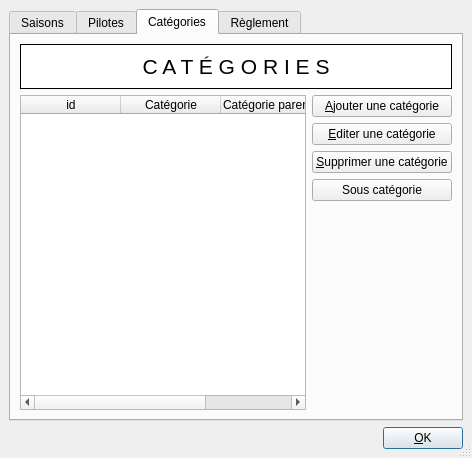
<ui version="4.0" >
 <class>Parametres</class>
 <widget class="QDialog" name="Parametres" >
  <property name="geometry" >
   <rect>
    <x>0</x>
    <y>0</y>
    <width>472</width>
    <height>458</height>
   </rect>
  </property>
  <property name="windowTitle" >
   <string>Paramètres de Amorce50</string>
  </property>
  <property name="sizeGripEnabled" >
   <bool>true</bool>
  </property>
  <layout class="QGridLayout" >
   <property name="margin" >
    <number>9</number>
   </property>
   <property name="spacing" >
    <number>6</number>
   </property>
   <item row="0" column="0" >
    <widget class="QTabWidget" name="ongletsParametres" >
     <property name="currentIndex" >
      <number>2</number>
     </property>
     <widget class="QWidget" name="SaisonsTab" >
      <attribute name="title" >
       <string>Saisons</string>
      </attribute>
      <layout class="QGridLayout" >
       <property name="margin" >
        <number>9</number>
       </property>
       <property name="spacing" >
        <number>6</number>
       </property>
       <item row="1" column="0" >
        <widget class="QTableWidget" name="seasonsList" >
         <property name="editTriggers" >
          <set>QAbstractItemView::NoEditTriggers</set>
         </property>
         <property name="selectionMode" >
          <enum>QAbstractItemView::SingleSelection</enum>
         </property>
         <property name="selectionBehavior" >
          <enum>QAbstractItemView::SelectRows</enum>
         </property>
         <column>
          <property name="text" >
           <string>id</string>
          </property>
         </column>
         <column>
          <property name="text" >
           <string>Saison</string>
          </property>
         </column>
        </widget>
       </item>
       <item row="1" column="1" >
        <layout class="QVBoxLayout" >
         <property name="margin" >
          <number>0</number>
         </property>
         <property name="spacing" >
          <number>6</number>
         </property>
         <item>
          <widget class="QPushButton" name="btnAddSeason" >
           <property name="text" >
            <string>&amp;Nouvelle saison</string>
           </property>
           <property name="shortcut" >
            <string>Alt+N</string>
           </property>
          </widget>
         </item>
         <item>
          <widget class="QPushButton" name="btnEditSeason" >
           <property name="text" >
            <string>&amp;Editer une saison</string>
           </property>
           <property name="shortcut" >
            <string>Alt+E</string>
           </property>
          </widget>
         </item>
         <item>
          <widget class="QPushButton" name="btnDeleteSeason" >
           <property name="text" >
            <string>&amp;Supprimer une saison</string>
           </property>
           <property name="shortcut" >
            <string>Alt+S</string>
           </property>
           <property name="checkable" >
            <bool>false</bool>
           </property>
           <property name="flat" >
            <bool>false</bool>
           </property>
          </widget>
         </item>
         <item>
          <spacer>
           <property name="orientation" >
            <enum>Qt::Vertical</enum>
           </property>
           <property name="sizeHint" >
            <size>
             <width>20</width>
             <height>40</height>
            </size>
           </property>
          </spacer>
         </item>
        </layout>
       </item>
       <item row="0" column="0" colspan="2" >
        <widget class="QFrame" name="frame_4" >
         <property name="palette" >
          <palette>
           <active>
            <colorrole role="Base" >
             <brush brushstyle="SolidPattern" >
              <color alpha="255" >
               <red>255</red>
               <green>255</green>
               <blue>255</blue>
              </color>
             </brush>
            </colorrole>
            <colorrole role="Window" >
             <brush brushstyle="SolidPattern" >
              <color alpha="255" >
               <red>255</red>
               <green>255</green>
               <blue>255</blue>
              </color>
             </brush>
            </colorrole>
           </active>
           <inactive>
            <colorrole role="Base" >
             <brush brushstyle="SolidPattern" >
              <color alpha="255" >
               <red>255</red>
               <green>255</green>
               <blue>255</blue>
              </color>
             </brush>
            </colorrole>
            <colorrole role="Window" >
             <brush brushstyle="SolidPattern" >
              <color alpha="255" >
               <red>255</red>
               <green>255</green>
               <blue>255</blue>
              </color>
             </brush>
            </colorrole>
           </inactive>
           <disabled>
            <colorrole role="Base" >
             <brush brushstyle="SolidPattern" >
              <color alpha="255" >
               <red>255</red>
               <green>255</green>
               <blue>255</blue>
              </color>
             </brush>
            </colorrole>
            <colorrole role="Window" >
             <brush brushstyle="SolidPattern" >
              <color alpha="255" >
               <red>255</red>
               <green>255</green>
               <blue>255</blue>
              </color>
             </brush>
            </colorrole>
           </disabled>
          </palette>
         </property>
         <property name="autoFillBackground" >
          <bool>true</bool>
         </property>
         <property name="frameShape" >
          <enum>QFrame::Box</enum>
         </property>
         <property name="frameShadow" >
          <enum>QFrame::Plain</enum>
         </property>
         <layout class="QGridLayout" >
          <property name="margin" >
           <number>9</number>
          </property>
          <property name="spacing" >
           <number>6</number>
          </property>
          <item row="0" column="0" >
           <widget class="QLabel" name="TextLabel1" >
            <property name="sizePolicy" >
             <sizepolicy>
              <hsizetype>1</hsizetype>
              <vsizetype>1</vsizetype>
              <horstretch>0</horstretch>
              <verstretch>0</verstretch>
             </sizepolicy>
            </property>
            <property name="minimumSize" >
             <size>
              <width>0</width>
              <height>0</height>
             </size>
            </property>
            <property name="maximumSize" >
             <size>
              <width>32767</width>
              <height>32767</height>
             </size>
            </property>
            <property name="font" >
             <font>
              <pointsize>16</pointsize>
              <weight>75</weight>
              <bold>true</bold>
             </font>
            </property>
            <property name="text" >
             <string>&lt;html>&lt;head>&lt;meta name="qrichtext" content="1" />&lt;style type="text/css">
p, li { white-space: pre-wrap; }
&lt;/style>&lt;/head>&lt;body style=" font-family:'MS Shell Dlg 2'; font-size:16pt; font-weight:600; font-style:normal; text-decoration:none;">
&lt;p style=" margin-top:0px; margin-bottom:0px; margin-left:0px; margin-right:0px; -qt-block-indent:0; text-indent:0px;">&lt;span style=" font-weight:400;">S A I S O N S&lt;/span>&lt;/p>&lt;/body>&lt;/html></string>
            </property>
            <property name="alignment" >
             <set>Qt::AlignCenter</set>
            </property>
            <property name="wordWrap" >
             <bool>false</bool>
            </property>
           </widget>
          </item>
         </layout>
        </widget>
       </item>
      </layout>
     </widget>
     <widget class="QWidget" name="PilotesTab" >
      <attribute name="title" >
       <string>Pilotes</string>
      </attribute>
      <layout class="QGridLayout" >
       <property name="margin" >
        <number>9</number>
       </property>
       <property name="spacing" >
        <number>6</number>
       </property>
       <item row="1" column="0" >
        <widget class="QTableWidget" name="driversList" >
         <property name="editTriggers" >
          <set>QAbstractItemView::NoEditTriggers</set>
         </property>
         <property name="selectionMode" >
          <enum>QAbstractItemView::SingleSelection</enum>
         </property>
         <property name="selectionBehavior" >
          <enum>QAbstractItemView::SelectRows</enum>
         </property>
         <column>
          <property name="text" >
           <string>id</string>
          </property>
         </column>
         <column>
          <property name="text" >
           <string>Nom</string>
          </property>
         </column>
         <column>
          <property name="text" >
           <string>Numéro</string>
          </property>
         </column>
         <column>
          <property name="text" >
           <string>Club</string>
          </property>
         </column>
        </widget>
       </item>
       <item row="1" column="1" >
        <layout class="QVBoxLayout" >
         <property name="margin" >
          <number>0</number>
         </property>
         <property name="spacing" >
          <number>6</number>
         </property>
         <item>
          <widget class="QLabel" name="textLabel1_2" >
           <property name="text" >
            <string>Catégorie :</string>
           </property>
           <property name="wordWrap" >
            <bool>false</bool>
           </property>
          </widget>
         </item>
         <item>
          <widget class="QComboBox" name="categoriesCombo" />
         </item>
         <item>
          <widget class="QPushButton" name="btnAddDriver" >
           <property name="text" >
            <string>&amp;Ajouter un pilote</string>
           </property>
           <property name="shortcut" >
            <string>Alt+A</string>
           </property>
          </widget>
         </item>
         <item>
          <widget class="QPushButton" name="btnEditDriver" >
           <property name="text" >
            <string>&amp;Editer le pilote</string>
           </property>
           <property name="shortcut" >
            <string>Alt+E</string>
           </property>
          </widget>
         </item>
         <item>
          <widget class="QPushButton" name="btnDeleteDriver" >
           <property name="enabled" >
            <bool>true</bool>
           </property>
           <property name="text" >
            <string>&amp;Supprimer le pilote</string>
           </property>
           <property name="shortcut" >
            <string>Alt+S</string>
           </property>
           <property name="checkable" >
            <bool>false</bool>
           </property>
           <property name="flat" >
            <bool>false</bool>
           </property>
          </widget>
         </item>
         <item>
          <spacer>
           <property name="orientation" >
            <enum>Qt::Vertical</enum>
           </property>
           <property name="sizeHint" >
            <size>
             <width>20</width>
             <height>40</height>
            </size>
           </property>
          </spacer>
         </item>
        </layout>
       </item>
       <item row="0" column="0" colspan="2" >
        <widget class="QFrame" name="frame_3" >
         <property name="palette" >
          <palette>
           <active>
            <colorrole role="Base" >
             <brush brushstyle="SolidPattern" >
              <color alpha="255" >
               <red>255</red>
               <green>255</green>
               <blue>255</blue>
              </color>
             </brush>
            </colorrole>
            <colorrole role="Window" >
             <brush brushstyle="SolidPattern" >
              <color alpha="255" >
               <red>255</red>
               <green>255</green>
               <blue>255</blue>
              </color>
             </brush>
            </colorrole>
           </active>
           <inactive>
            <colorrole role="Base" >
             <brush brushstyle="SolidPattern" >
              <color alpha="255" >
               <red>255</red>
               <green>255</green>
               <blue>255</blue>
              </color>
             </brush>
            </colorrole>
            <colorrole role="Window" >
             <brush brushstyle="SolidPattern" >
              <color alpha="255" >
               <red>255</red>
               <green>255</green>
               <blue>255</blue>
              </color>
             </brush>
            </colorrole>
           </inactive>
           <disabled>
            <colorrole role="Base" >
             <brush brushstyle="SolidPattern" >
              <color alpha="255" >
               <red>255</red>
               <green>255</green>
               <blue>255</blue>
              </color>
             </brush>
            </colorrole>
            <colorrole role="Window" >
             <brush brushstyle="SolidPattern" >
              <color alpha="255" >
               <red>255</red>
               <green>255</green>
               <blue>255</blue>
              </color>
             </brush>
            </colorrole>
           </disabled>
          </palette>
         </property>
         <property name="autoFillBackground" >
          <bool>true</bool>
         </property>
         <property name="frameShape" >
          <enum>QFrame::Box</enum>
         </property>
         <property name="frameShadow" >
          <enum>QFrame::Plain</enum>
         </property>
         <layout class="QGridLayout" >
          <property name="margin" >
           <number>9</number>
          </property>
          <property name="spacing" >
           <number>6</number>
          </property>
          <item row="0" column="0" >
           <widget class="QLabel" name="TextLabel1_2" >
            <property name="sizePolicy" >
             <sizepolicy>
              <hsizetype>1</hsizetype>
              <vsizetype>1</vsizetype>
              <horstretch>0</horstretch>
              <verstretch>0</verstretch>
             </sizepolicy>
            </property>
            <property name="minimumSize" >
             <size>
              <width>0</width>
              <height>0</height>
             </size>
            </property>
            <property name="maximumSize" >
             <size>
              <width>32767</width>
              <height>32767</height>
             </size>
            </property>
            <property name="font" >
             <font>
              <pointsize>16</pointsize>
              <weight>75</weight>
              <bold>true</bold>
             </font>
            </property>
            <property name="text" >
             <string>&lt;html>&lt;head>&lt;meta name="qrichtext" content="1" />&lt;style type="text/css">
p, li { white-space: pre-wrap; }
&lt;/style>&lt;/head>&lt;body style=" font-family:'MS Shell Dlg 2'; font-size:16pt; font-weight:600; font-style:normal; text-decoration:none;">
&lt;p style=" margin-top:0px; margin-bottom:0px; margin-left:0px; margin-right:0px; -qt-block-indent:0; text-indent:0px;">&lt;span style=" font-weight:400;">P I L O T E S&lt;/span>&lt;/p>&lt;/body>&lt;/html></string>
            </property>
            <property name="alignment" >
             <set>Qt::AlignCenter</set>
            </property>
            <property name="wordWrap" >
             <bool>false</bool>
            </property>
           </widget>
          </item>
         </layout>
        </widget>
       </item>
      </layout>
     </widget>
     <widget class="QWidget" name="CategoriesTab" >
      <attribute name="title" >
       <string>Catégories</string>
      </attribute>
      <layout class="QGridLayout" >
       <property name="margin" >
        <number>9</number>
       </property>
       <property name="spacing" >
        <number>6</number>
       </property>
       <item row="4" column="1" >
        <widget class="QPushButton" name="btnSousCat" >
         <property name="text" >
          <string>Sous catégorie</string>
         </property>
        </widget>
       </item>
       <item row="5" column="1" >
        <spacer>
         <property name="orientation" >
          <enum>Qt::Vertical</enum>
         </property>
         <property name="sizeHint" >
          <size>
           <width>20</width>
           <height>40</height>
          </size>
         </property>
        </spacer>
       </item>
       <item row="3" column="1" >
        <widget class="QPushButton" name="btnDeleteCategory" >
         <property name="text" >
          <string>&amp;Supprimer une catégorie</string>
         </property>
         <property name="shortcut" >
          <string>Alt+S</string>
         </property>
         <property name="checkable" >
          <bool>false</bool>
         </property>
         <property name="flat" >
          <bool>false</bool>
         </property>
        </widget>
       </item>
       <item row="2" column="1" >
        <widget class="QPushButton" name="btnEditCategory" >
         <property name="text" >
          <string>&amp;Editer une catégorie</string>
         </property>
         <property name="shortcut" >
          <string>Alt+E</string>
         </property>
        </widget>
       </item>
       <item row="1" column="1" >
        <widget class="QPushButton" name="btnAddCategory" >
         <property name="text" >
          <string>&amp;Ajouter une catégorie</string>
         </property>
         <property name="shortcut" >
          <string>Alt+A</string>
         </property>
        </widget>
       </item>
       <item row="0" column="0" colspan="2" >
        <widget class="QFrame" name="frame_2" >
         <property name="palette" >
          <palette>
           <active>
            <colorrole role="Base" >
             <brush brushstyle="SolidPattern" >
              <color alpha="255" >
               <red>255</red>
               <green>255</green>
               <blue>255</blue>
              </color>
             </brush>
            </colorrole>
            <colorrole role="Window" >
             <brush brushstyle="SolidPattern" >
              <color alpha="255" >
               <red>255</red>
               <green>255</green>
               <blue>255</blue>
              </color>
             </brush>
            </colorrole>
           </active>
           <inactive>
            <colorrole role="Base" >
             <brush brushstyle="SolidPattern" >
              <color alpha="255" >
               <red>255</red>
               <green>255</green>
               <blue>255</blue>
              </color>
             </brush>
            </colorrole>
            <colorrole role="Window" >
             <brush brushstyle="SolidPattern" >
              <color alpha="255" >
               <red>255</red>
               <green>255</green>
               <blue>255</blue>
              </color>
             </brush>
            </colorrole>
           </inactive>
           <disabled>
            <colorrole role="Base" >
             <brush brushstyle="SolidPattern" >
              <color alpha="255" >
               <red>255</red>
               <green>255</green>
               <blue>255</blue>
              </color>
             </brush>
            </colorrole>
            <colorrole role="Window" >
             <brush brushstyle="SolidPattern" >
              <color alpha="255" >
               <red>255</red>
               <green>255</green>
               <blue>255</blue>
              </color>
             </brush>
            </colorrole>
           </disabled>
          </palette>
         </property>
         <property name="autoFillBackground" >
          <bool>true</bool>
         </property>
         <property name="frameShape" >
          <enum>QFrame::Box</enum>
         </property>
         <property name="frameShadow" >
          <enum>QFrame::Plain</enum>
         </property>
         <layout class="QGridLayout" >
          <property name="margin" >
           <number>9</number>
          </property>
          <property name="spacing" >
           <number>6</number>
          </property>
          <item row="0" column="0" >
           <widget class="QLabel" name="TextLabel1_3" >
            <property name="sizePolicy" >
             <sizepolicy>
              <hsizetype>1</hsizetype>
              <vsizetype>1</vsizetype>
              <horstretch>0</horstretch>
              <verstretch>0</verstretch>
             </sizepolicy>
            </property>
            <property name="minimumSize" >
             <size>
              <width>0</width>
              <height>0</height>
             </size>
            </property>
            <property name="maximumSize" >
             <size>
              <width>32767</width>
              <height>32767</height>
             </size>
            </property>
            <property name="font" >
             <font>
              <pointsize>16</pointsize>
              <weight>75</weight>
              <bold>true</bold>
             </font>
            </property>
            <property name="text" >
             <string>&lt;html>&lt;head>&lt;meta name="qrichtext" content="1" />&lt;style type="text/css">
p, li { white-space: pre-wrap; }
&lt;/style>&lt;/head>&lt;body style=" font-family:'MS Shell Dlg 2'; font-size:16pt; font-weight:600; font-style:normal; text-decoration:none;">
&lt;p style=" margin-top:0px; margin-bottom:0px; margin-left:0px; margin-right:0px; -qt-block-indent:0; text-indent:0px;">&lt;span style=" font-weight:400;">C A T É G O R I E S&lt;/span>&lt;/p>&lt;/body>&lt;/html></string>
            </property>
            <property name="alignment" >
             <set>Qt::AlignCenter</set>
            </property>
            <property name="wordWrap" >
             <bool>false</bool>
            </property>
           </widget>
          </item>
         </layout>
        </widget>
       </item>
       <item rowspan="5" row="1" column="0" >
        <widget class="QTableWidget" name="categoriesList" >
         <property name="editTriggers" >
          <set>QAbstractItemView::NoEditTriggers</set>
         </property>
         <property name="selectionMode" >
          <enum>QAbstractItemView::SingleSelection</enum>
         </property>
         <property name="selectionBehavior" >
          <enum>QAbstractItemView::SelectRows</enum>
         </property>
         <column>
          <property name="text" >
           <string>id</string>
          </property>
         </column>
         <column>
          <property name="text" >
           <string>Catégorie</string>
          </property>
         </column>
         <column>
          <property name="text" >
           <string>Catégorie parente</string>
          </property>
         </column>
        </widget>
       </item>
      </layout>
     </widget>
     <widget class="QWidget" name="ReglementTab" >
      <attribute name="title" >
       <string>Règlement</string>
      </attribute>
      <layout class="QGridLayout" >
       <property name="margin" >
        <number>9</number>
       </property>
       <property name="spacing" >
        <number>6</number>
       </property>
       <item row="1" column="1" >
        <widget class="QGroupBox" name="groupBox" >
         <property name="title" >
          <string>Options</string>
         </property>
         <layout class="QVBoxLayout" >
          <property name="margin" >
           <number>9</number>
          </property>
          <property name="spacing" >
           <number>6</number>
          </property>
          <item>
           <layout class="QHBoxLayout" >
            <property name="margin" >
             <number>0</number>
            </property>
            <property name="spacing" >
             <number>6</number>
            </property>
            <item>
             <widget class="QLabel" name="label" >
              <property name="text" >
               <string>Minimum de tours pour être qualifié :</string>
              </property>
             </widget>
            </item>
            <item>
             <widget class="QSpinBox" name="tauxMini" >
              <property name="enabled" >
               <bool>false</bool>
              </property>
              <property name="maximum" >
               <number>100</number>
              </property>
              <property name="value" >
               <number>75</number>
              </property>
             </widget>
            </item>
           </layout>
          </item>
          <item>
           <widget class="QLabel" name="label_2" >
            <property name="text" >
             <string>(en pourcentage du nombre de tours du premier)</string>
            </property>
           </widget>
          </item>
          <item>
           <spacer>
            <property name="orientation" >
             <enum>Qt::Vertical</enum>
            </property>
            <property name="sizeHint" >
             <size>
              <width>20</width>
              <height>40</height>
             </size>
            </property>
           </spacer>
          </item>
         </layout>
        </widget>
       </item>
       <item row="0" column="0" colspan="2" >
        <widget class="QFrame" name="frame" >
         <property name="palette" >
          <palette>
           <active>
            <colorrole role="Base" >
             <brush brushstyle="SolidPattern" >
              <color alpha="255" >
               <red>255</red>
               <green>255</green>
               <blue>255</blue>
              </color>
             </brush>
            </colorrole>
            <colorrole role="Window" >
             <brush brushstyle="SolidPattern" >
              <color alpha="255" >
               <red>255</red>
               <green>255</green>
               <blue>255</blue>
              </color>
             </brush>
            </colorrole>
           </active>
           <inactive>
            <colorrole role="Base" >
             <brush brushstyle="SolidPattern" >
              <color alpha="255" >
               <red>255</red>
               <green>255</green>
               <blue>255</blue>
              </color>
             </brush>
            </colorrole>
            <colorrole role="Window" >
             <brush brushstyle="SolidPattern" >
              <color alpha="255" >
               <red>255</red>
               <green>255</green>
               <blue>255</blue>
              </color>
             </brush>
            </colorrole>
           </inactive>
           <disabled>
            <colorrole role="Base" >
             <brush brushstyle="SolidPattern" >
              <color alpha="255" >
               <red>255</red>
               <green>255</green>
               <blue>255</blue>
              </color>
             </brush>
            </colorrole>
            <colorrole role="Window" >
             <brush brushstyle="SolidPattern" >
              <color alpha="255" >
               <red>255</red>
               <green>255</green>
               <blue>255</blue>
              </color>
             </brush>
            </colorrole>
           </disabled>
          </palette>
         </property>
         <property name="autoFillBackground" >
          <bool>true</bool>
         </property>
         <property name="frameShape" >
          <enum>QFrame::Box</enum>
         </property>
         <property name="frameShadow" >
          <enum>QFrame::Plain</enum>
         </property>
         <layout class="QGridLayout" >
          <property name="margin" >
           <number>9</number>
          </property>
          <property name="spacing" >
           <number>6</number>
          </property>
          <item row="0" column="0" >
           <widget class="QLabel" name="TextLabel1_3_3" >
            <property name="sizePolicy" >
             <sizepolicy>
              <hsizetype>1</hsizetype>
              <vsizetype>1</vsizetype>
              <horstretch>0</horstretch>
              <verstretch>0</verstretch>
             </sizepolicy>
            </property>
            <property name="minimumSize" >
             <size>
              <width>0</width>
              <height>0</height>
             </size>
            </property>
            <property name="maximumSize" >
             <size>
              <width>32767</width>
              <height>32767</height>
             </size>
            </property>
            <property name="font" >
             <font>
              <pointsize>16</pointsize>
              <weight>75</weight>
              <bold>true</bold>
             </font>
            </property>
            <property name="text" >
             <string>&lt;html>&lt;head>&lt;meta name="qrichtext" content="1" />&lt;style type="text/css">
p, li { white-space: pre-wrap; }
&lt;/style>&lt;/head>&lt;body style=" font-family:'MS Shell Dlg 2'; font-size:16pt; font-weight:600; font-style:normal; text-decoration:none;">
&lt;p style=" margin-top:0px; margin-bottom:0px; margin-left:0px; margin-right:0px; -qt-block-indent:0; text-indent:0px;">&lt;span style=" font-weight:400;">R È G L E M E N T&lt;/span>&lt;/p>&lt;/body>&lt;/html></string>
            </property>
            <property name="alignment" >
             <set>Qt::AlignCenter</set>
            </property>
            <property name="wordWrap" >
             <bool>false</bool>
            </property>
           </widget>
          </item>
         </layout>
        </widget>
       </item>
       <item row="1" column="0" >
        <layout class="QVBoxLayout" >
         <property name="margin" >
          <number>0</number>
         </property>
         <property name="spacing" >
          <number>6</number>
         </property>
         <item>
          <widget class="QTableWidget" name="pointsList" >
           <property name="editTriggers" >
            <set>QAbstractItemView::NoEditTriggers</set>
           </property>
           <property name="selectionMode" >
            <enum>QAbstractItemView::SingleSelection</enum>
           </property>
           <property name="selectionBehavior" >
            <enum>QAbstractItemView::SelectRows</enum>
           </property>
           <column>
            <property name="text" >
             <string>Position</string>
            </property>
           </column>
           <column>
            <property name="text" >
             <string>Points</string>
            </property>
           </column>
          </widget>
         </item>
         <item>
          <layout class="QVBoxLayout" >
           <property name="margin" >
            <number>0</number>
           </property>
           <property name="spacing" >
            <number>6</number>
           </property>
           <item>
            <widget class="QPushButton" name="btnAddPosition" >
             <property name="text" >
              <string>&amp;Ajouter une position</string>
             </property>
             <property name="shortcut" >
              <string>Alt+A</string>
             </property>
            </widget>
           </item>
           <item>
            <widget class="QPushButton" name="btnEditPosition" >
             <property name="text" >
              <string>&amp;Editer une position</string>
             </property>
             <property name="shortcut" >
              <string>Alt+E</string>
             </property>
            </widget>
           </item>
           <item>
            <spacer>
             <property name="orientation" >
              <enum>Qt::Vertical</enum>
             </property>
             <property name="sizeHint" >
              <size>
               <width>20</width>
               <height>40</height>
              </size>
             </property>
            </spacer>
           </item>
          </layout>
         </item>
        </layout>
       </item>
      </layout>
     </widget>
    </widget>
   </item>
   <item row="1" column="0" >
    <layout class="QHBoxLayout" >
     <property name="margin" >
      <number>0</number>
     </property>
     <property name="spacing" >
      <number>6</number>
     </property>
     <item>
      <spacer>
       <property name="orientation" >
        <enum>Qt::Horizontal</enum>
       </property>
       <property name="sizeType" >
        <enum>QSizePolicy::Expanding</enum>
       </property>
       <property name="sizeHint" >
        <size>
         <width>20</width>
         <height>20</height>
        </size>
       </property>
      </spacer>
     </item>
     <item>
      <widget class="QPushButton" name="btnOk" >
       <property name="text" >
        <string>&amp;OK</string>
       </property>
       <property name="shortcut" >
        <string/>
       </property>
       <property name="autoDefault" >
        <bool>true</bool>
       </property>
       <property name="default" >
        <bool>true</bool>
       </property>
      </widget>
     </item>
    </layout>
   </item>
  </layout>
 </widget>
 <layoutdefault spacing="6" margin="11" />
 <pixmapfunction>qPixmapFromMimeSource</pixmapfunction>
 <resources/>
 <connections>
  <connection>
   <sender>btnOk</sender>
   <signal>clicked()</signal>
   <receiver>Parametres</receiver>
   <slot>accept()</slot>
   <hints>
    <hint type="sourcelabel" >
     <x>404</x>
     <y>373</y>
    </hint>
    <hint type="destinationlabel" >
     <x>310</x>
     <y>384</y>
    </hint>
   </hints>
  </connection>
 </connections>
</ui>
